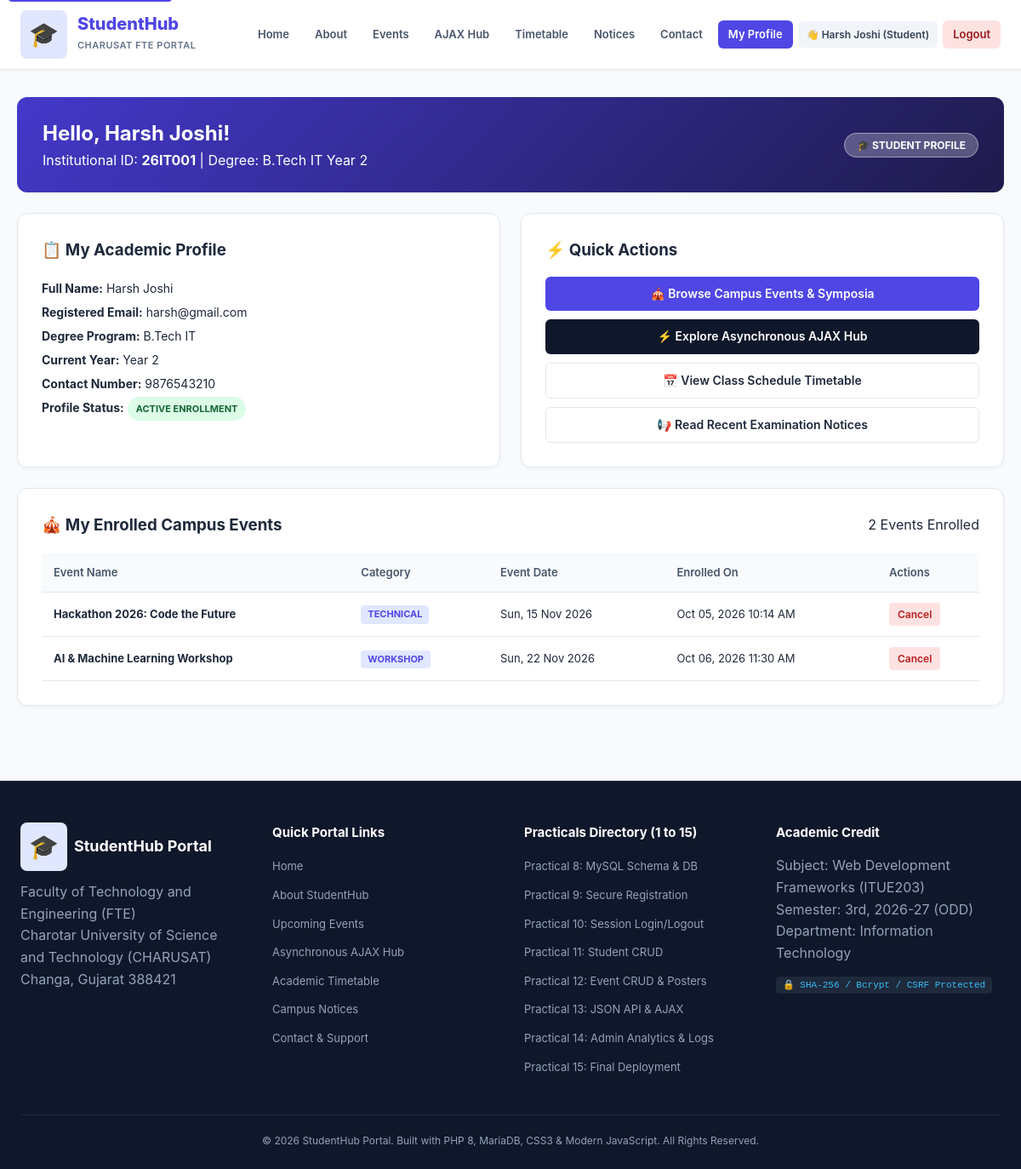
The page /student_dashboard.php (signed in) on the database its author committed.
### tables this page shows
CREATE TABLE `students` (
  `id` int(11) NOT NULL AUTO_INCREMENT,
  `user_id` int(11) DEFAULT NULL,
  `name` varchar(100) NOT NULL,
  `email` varchar(150) NOT NULL UNIQUE,
  `course` varchar(100) NOT NULL,
  `year` int(11) NOT NULL,
  `phone` varchar(20) DEFAULT NULL,
  `status` enum('active','inactive') NOT NULL DEFAULT 'active',
  `created_at` timestamp NOT NULL DEFAULT current_timestamp(),
  PRIMARY KEY (`id`),
  KEY `user_id` (`user_id`),
  CONSTRAINT `fk_students_user_p15` FOREIGN KEY (`user_id`) REFERENCES `users` (`id`) ON DELETE SET NULL ON UPDATE CASCADE
);

CREATE TABLE `registrations` (
  `id` int(11) NOT NULL AUTO_INCREMENT,
  `student_id` int(11) NOT NULL,
  `event_id` int(11) NOT NULL,
  `registration_date` timestamp NOT NULL DEFAULT current_timestamp(),
  PRIMARY KEY (`id`),
  UNIQUE KEY `student_event_uniq` (`student_id`,`event_id`),
  KEY `event_id` (`event_id`),
  CONSTRAINT `fk_reg_stu_p15` FOREIGN KEY (`student_id`) REFERENCES `students` (`id`) ON DELETE CASCADE,
  CONSTRAINT `fk_reg_ev_p15` FOREIGN KEY (`event_id`) REFERENCES `events` (`id`) ON DELETE CASCADE
);

CREATE TABLE `events` (
  `id` int(11) NOT NULL AUTO_INCREMENT,
  `title` varchar(150) NOT NULL,
  `category` varchar(50) NOT NULL DEFAULT 'Technical',
  `description` text DEFAULT NULL,
  `event_date` date DEFAULT NULL,
  `poster` varchar(255) DEFAULT NULL,
  `status` enum('open','closed') NOT NULL DEFAULT 'open',
  `created_at` timestamp NOT NULL DEFAULT current_timestamp(),
  PRIMARY KEY (`id`)
);

### config/auth.php (called while the page is built, shortened)
<?php
function is_logged_in() {
    return isset($_SESSION['user_id']);
}
function current_user() {
    return [
        'id'    => $_SESSION['user_id'],
        'name'  => $_SESSION['name'] ?? '',
        'email' => $_SESSION['email'] ?? '',
        'role'  => $_SESSION['role'] ?? 'student'
    ];
}
?>

### student_dashboard.php (the view, shortened to what this page needs)
<?php
require_once __DIR__ . '/config/auth.php';
require_once __DIR__ . '/includes/header.php';
$s_stmt = $conn->prepare("SELECT * FROM students WHERE email = ? LIMIT 1");
$s_stmt->bind_param("s", $user['email']);
$s_stmt->execute();
$student = $s_stmt->get_result()->fetch_assoc();
$student_id = $student['id'] ?? 0;
$my_events = [];
if ($student_id > 0) {
    $e_sql = "
        SELECT e.id, e.title, e.category, e.event_date, e.poster, r.registration_date
        FROM registrations r
        JOIN events e ON r.event_id = e.id
        WHERE r.student_id = ?
        ORDER BY e.event_date ASC
    ";
    $e_stmt = $conn->prepare($e_sql);
    $e_stmt->bind_param("i", $student_id);
    $e_stmt->execute();
    $my_events = $e_stmt->get_result()->fetch_all(MYSQLI_ASSOC);
}
?>
<div class="content-container">
    <div class="admin-profile-banner" style="background: linear-gradient(135deg, #4338ca 0%, #1e1b4b 100%);">
        <div>
            <h2>Hello, <?= htmlspecialchars($user['name']) ?>!</h2>
            <p>Institutional ID: <strong>26IT<?= str_pad((string)$student_id, 3, '0', STR_PAD_LEFT) ?></strong> | Degree: <?= htmlspecialchars($student['course'] ?? 'Undergraduate') ?> Year <?= (int)($student['year'] ?? 1) ?></p>
        </div>
        <div class="admin-badge">
            <span style="background: rgba(255,255,255,0.25);">🎓 STUDENT PROFILE</span>
        </div>
    </div>
    <div class="grid-2col" style="margin-top: 24px;">
        <div class="card">
            <h3>📋 My Academic Profile</h3>
            <div style="margin-top: 16px; font-size: 14px; line-height: 2;">
                <div><strong>Full Name:</strong> <?= htmlspecialchars($user['name']) ?></div>
                <div><strong>Registered Email:</strong> <?= htmlspecialchars($user['email']) ?></div>
                <div><strong>Degree Program:</strong> <?= htmlspecialchars($student['course'] ?? 'N/A') ?></div>
                <div><strong>Current Year:</strong> Year <?= (int)($student['year'] ?? 1) ?></div>
                <div><strong>Contact Number:</strong> <?= htmlspecialchars($student['phone'] ?? 'N/A') ?></div>
                <div><strong>Profile Status:</strong> <span class="status-pill status-active">Active Enrollment</span></div>
            </div>
        </div>
        <div class="card">
            <h3>⚡ Quick Actions</h3>
            <div class="quick-links-list" style="margin-top: 16px; display: flex; flex-direction: column; gap: 10px;">
                <a href="events.php" class="btn btn-primary">🎪 Browse Campus Events & Symposia</a>
                <a href="ajax_events.php" class="btn btn-secondary">⚡ Explore Asynchronous AJAX Hub</a>
                <a href="timetable.php" class="btn btn-outline">📅 View Class Schedule Timetable</a>
                <a href="notices.php" class="btn btn-outline">📢 Read Recent Examination Notices</a>
            </div>
        </div>
    </div>
    <div class="card" style="margin-top: 24px;">
        <div class="card-header-row">
            <h3>🎪 My Enrolled Campus Events</h3>
            <span class="badge badge-subtle"><?= count($my_events) ?> Events Enrolled</span>
        </div>
        <?php if (!empty($my_events)): ?>
            <div class="table-container">
                <table class="data-table">
                    <thead>
                        <tr>
                            <th>Event Name</th>
                            <th>Category</th>
                            <th>Event Date</th>
                            <th>Enrolled On</th>
                            <th width="120">Actions</th>
                        </tr>
                    </thead>
                    <tbody>
                        <?php foreach ($my_events as $ev): ?>
                            <tr>
                                <td><strong><?= htmlspecialchars($ev['title']) ?></strong></td>
                                <td><span class="category-pill"><?= htmlspecialchars($ev['category']) ?></span></td>
                                <td><?= date('D, d M Y', strtotime($ev['event_date'])) ?></td>
                                <td><?= date('M d, Y h:i A', strtotime($ev['registration_date'])) ?></td>
                                <td>
                                    <a href="student_dashboard.php?cancel_event_id=<?= (int)$ev['id'] ?>"
                                       class="btn-sm btn-delete"
                                       onclick="return confirm('Cancel registration for <?= htmlspecialchars(addslashes($ev['title'])) ?>?');">
                                        Cancel
                                    </a>
                                </td>
                            </tr>
                        <?php endforeach; ?>
                    </tbody>
                </table>
            </div>
        <?php endif; ?>
    </div>
</div>
<?php require_once __DIR__ . '/includes/footer.php'; ?>

### css/style.css (style rules this page uses)
:root { --primary: #4f46e5; --primary-hover: #4338ca; --primary-light: #e0e7ff; --secondary: #059669; --secondary-hover: #047857; --text-dark: #1e293b; --text-muted: #64748b; --bg-main: #f8fafc; --bg-card: #ffffff; --border: #e2e8f0; --success: #10b981; --danger: #ef4444; --warning: #f59e0b; }
* { box-sizing: border-box; margin: 0; padding: 0; }
body { font-family: -apple-system, BlinkMacSystemFont, "Segoe UI", Roboto, Helvetica, Arial, sans-serif; background-color: var(--bg-main); color: var(--text-dark); line-height: 1.6; min-height: 100vh; display: flex; flex-direction: column; }
.content-container { max-width: 1280px; margin: 0 auto; padding: 32px 20px; }
.card { background: var(--bg-card); border: 1px solid var(--border); border-radius: 12px; box-shadow: 0 2px 4px rgba(0,0,0,0.03); padding: 28px; }
.category-pill { display: inline-block; background: var(--primary-light); color: var(--primary); font-size: 11px; font-weight: 700; padding: 2px 8px; border-radius: 4px; text-transform: uppercase; }
.status-pill { display: inline-block; padding: 3px 10px; border-radius: 9999px; font-size: 11px; font-weight: 700; text-transform: uppercase; }
.status-open, .status-active { background: #dcfce7; color: #166534; }
.btn { display: inline-block; padding: 9px 18px; font-size: 14px; font-weight: 600; border-radius: 6px; border: none; cursor: pointer; text-decoration: none; text-align: center; transition: all 0.2s; }
.btn-primary { background: var(--primary); color: #ffffff; }
.btn-secondary { background: #0f172a; color: #ffffff; }
.btn-outline { background: transparent; border: 1px solid var(--border); color: var(--text-dark); }
.btn-sm { padding: 4px 10px; font-size: 12px; font-weight: 600; border-radius: 4px; text-decoration: none; display: inline-block; border: none; cursor: pointer; }
.btn-delete { background: #fee2e2; color: #b91c1c; }
.table-container { overflow-x: auto; }
.data-table, .simple-table { width: 100%; border-collapse: collapse; font-size: 13px; }
.data-table th, .data-table td, .simple-table th, .simple-table td { padding: 12px 14px; border-bottom: 1px solid var(--border); text-align: left; }
.data-table th, .simple-table th { background: #f8fafc; color: #475569; font-weight: 600; }
.admin-profile-banner { background: linear-gradient(135deg, #4f46e5 0%, #3730a3 100%); color: #ffffff; padding: 24px 30px; border-radius: 12px; display: flex; justify-content: space-between; align-items: center; margin-bottom: 24px; }
.admin-badge span { background: rgba(255, 255, 255, 0.2); border: 1px solid rgba(255, 255, 255, 0.4); padding: 6px 14px; border-radius: 9999px; font-size: 12px; font-weight: 700; }
.grid-2col { display: grid; grid-template-columns: 1fr 1fr; gap: 24px; }
.card-header-row { display: flex; justify-content: space-between; align-items: center; margin-bottom: 18px; }

### rows shown on the page
students: name "Harsh Joshi", id "001", course "B.Tech IT", year "2", email "harsh@gmail.com", phone "9876543210"
registrations: event.title "Hackathon 2026: Code the Future", event.category "TECHNICAL", event.event_date "Sun, 15 Nov 2026", registration_date "Oct 05, 2026 10:14 AM"
registrations: event.title "AI & Machine Learning Workshop", event.category "WORKSHOP", event.event_date "Sun, 22 Nov 2026", registration_date "Oct 06, 2026 11:30 AM"

### other values the page prints
$user['name'] "Harsh Joshi"
$user['role'] "Student"
count($my_events) "2"
